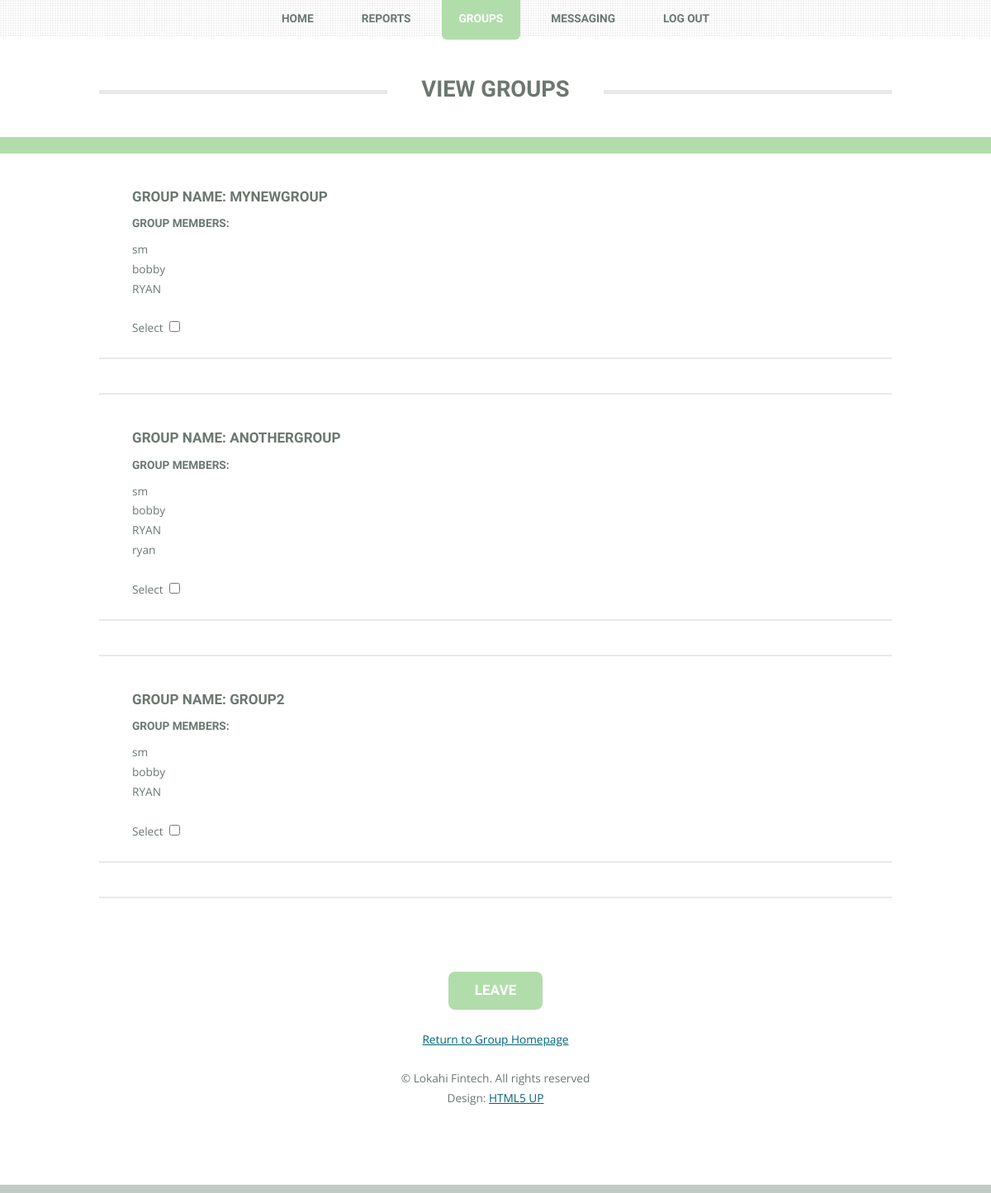
Before: /viewGroups/ (signed in) with the older database file.
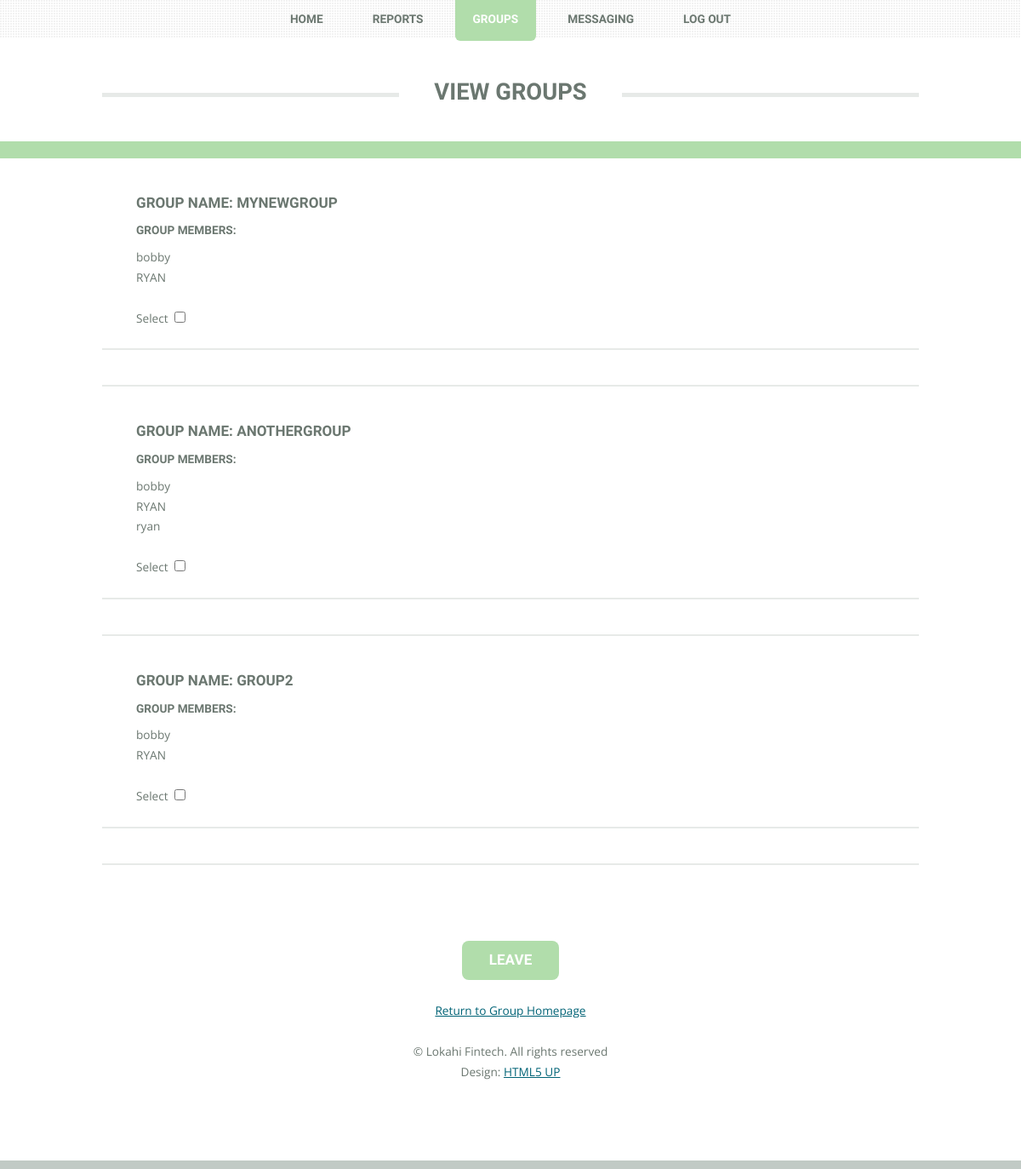
After: the same page with the newer database file.
### groups/models.py (models this page shows, shortened)
class Group(models.Model):
    name=models.CharField(max_length=300)
    members = models.ManyToManyField(CustomUser)

### account/models.py (models this page shows, shortened)
class CustomUser(models.Model):
    user = models.OneToOneField(User)
    type_choice = (
        ("C", "Company User"),
        ('I', "Investor User"),
    )
    is_SiteManager = models.BooleanField(default=False)
    user_type = models.CharField(max_length=1, choices=type_choice, default='C')
    publicKey=models.TextField(blank=True)
    privateKey=models.TextField(blank=True)

### groups/views.py (the view)
# urls.py: url(r'viewGroups/$', group_views.view_groups, name = 'viewGroups'),
@login_required
def view_groups(request):
    allGroups=Group.objects.all().filter(members=my_user(request))
    return render(request, 'html5up/viewGroups.html', {'allGroups': allGroups});

### groups/views.py (called while the page is built)
def my_user(request):
    user = None
    if request.user.is_authenticated():
        user = request.user
    return CustomUser.objects.all().filter(user=user)[0]

### groups/templates/html5up/viewGroups.html (shortened to what this page needs)
<!DOCTYPE HTML>
{% load static %}
<link rel="stylesheet" type="text/css" href="{% static 'account/css/main.css' %}"/>
<link rel="stylesheet" type="text/css" href="{% static 'account/css/ie8.css' %}"/>
<link rel="stylesheet" type="text/css" href="{%static 'account/css/font-awesome.min.css'}" />
<link rel="stylesheet" type="text/css" href="{% static 'account/css/ie8.css' %}"/>
<html>
    <head>
        <link rel="stylesheet" href="assets/css/main.css" />
        <link rel="stylesheet" href="font-awesome/css/font-awesome.min.css">
    </head>
    <body class="homepage">
        <div id="page-wrapper">
                <header id="header">
                    <div class="logo container">
                        <div>
                            <h1><a href='groups.html' id="logo">View Groups</a></h1>
                        </div>
                    </div>
                </header>
                <nav id="nav">
                    <ul>
                        <li><a href={% url 'loggedin' %}>Home</a></li>
                        <li><a href="{% url 'reports:index'%}">Reports</a></li>
                        <li class = "current"><a href = {% url 'groups' %}>Groups</a></li>
                        <li><a href = {% url 'messaging' %}>Messaging</a></li>
                        <li><a href= {% url 'logout' %}>LOG OUT</a></li>
                    </ul>
                </nav>
                <div id="main-wrapper">
                    <div id="main" class="container">
                                        {% if allGroups %}
                                        <form action = "/leaveGroups/" method = "post">
                                            {% for group in allGroups %}
                                                <tr>
                                                    <h4 style = "padding-left: 40px;">Group Name: {{ group.name }}</h4>
                                                    <h1 style = "padding-left: 40px;">Group Members: </h1>
                                                    {% for member in group.members.all %}
                                                        <font style = "padding-left: 40px;">{{ member.user.get_username }} <br> </font>
                                                    {% endfor %}
                                                    <br>
                                                    <font style = "padding-left: 40px;">Select <input style = "padding-left: 40px;" type="checkbox" name="checks" value="{{ group.name }}" ><br>
                                                        <br>
                                                    <hr>
                                                    <hr>
                                                </tr>
                                            {% endfor %}
                                            <br>
                                            <br>
                                            <div style="text-align:center;">
                                                <input type="submit" value="Leave">
                                            </div>
                                        </form>
                                        <br>
                                        <div style="text-align:center;">
                                        <a href="groups"> Return to Group Homepage</a>
                                    </div>
                                     {% else %}
                                     <div style="text-align:center;">
                                        <h1>You're not in any group</h1>
                                        <a href="groups"> Go to Group Homepage</a>
                                    </div>
                                    {% endif %}
                                <br>
                                <ul class="copyright">
                                    <div style="text-align:center;"><li>&copy; Lokahi Fintech. All rights reserved</li><li>Design: <a href="http://html5up.net">HTML5 UP</a></li></div>
                                </ul>
                </div>
    </body>
</html>

### account/static/account/css/ie8.css (style rules this page uses)
input[type="button"], input[type="submit"], input[type="reset"], button, .button { position: relative; -ms-behavior: url("assets/js/ie/PIE.htc"); }
#nav li a, #nav li span { position: relative; -ms-behavior: url("assets/js/ie/PIE.htc"); }
#nav { background: #f8f8f8; }
#nav:after { display: none; }

Changed rows visible on the page:
removed CustomUser: user.get_username "sm"
